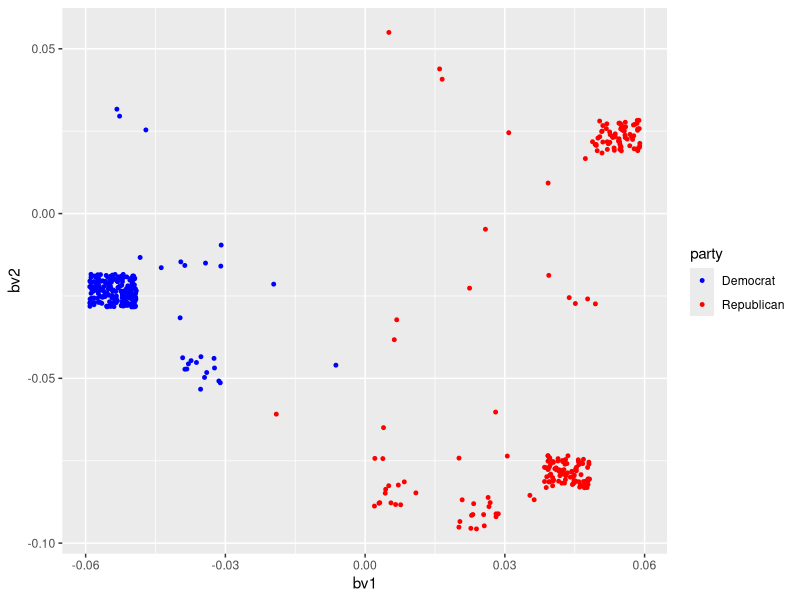
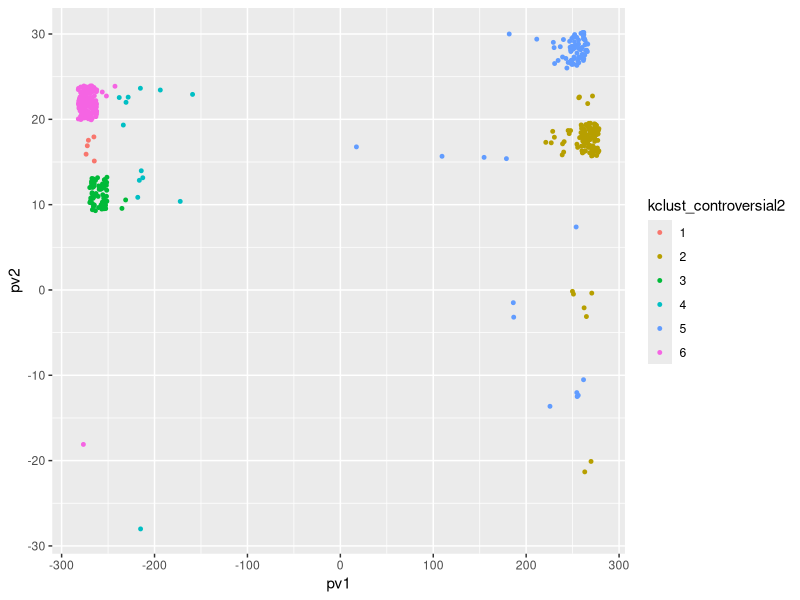
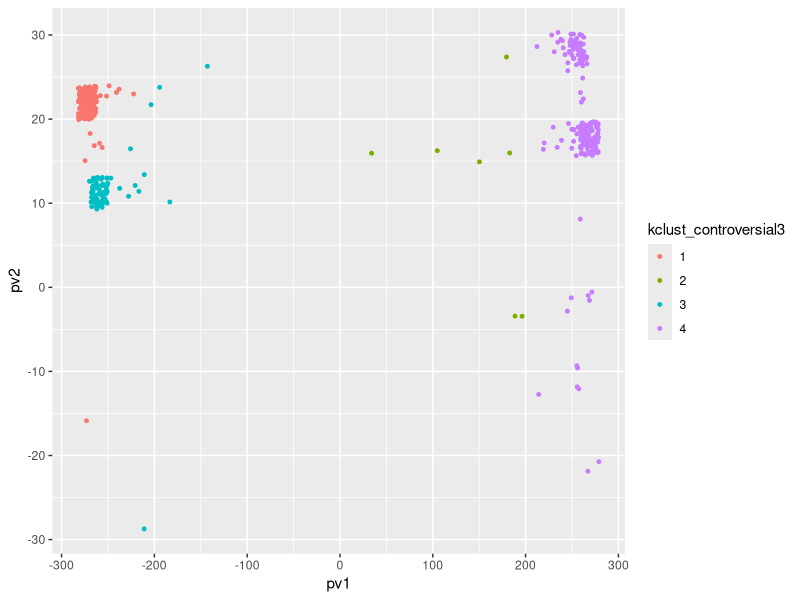
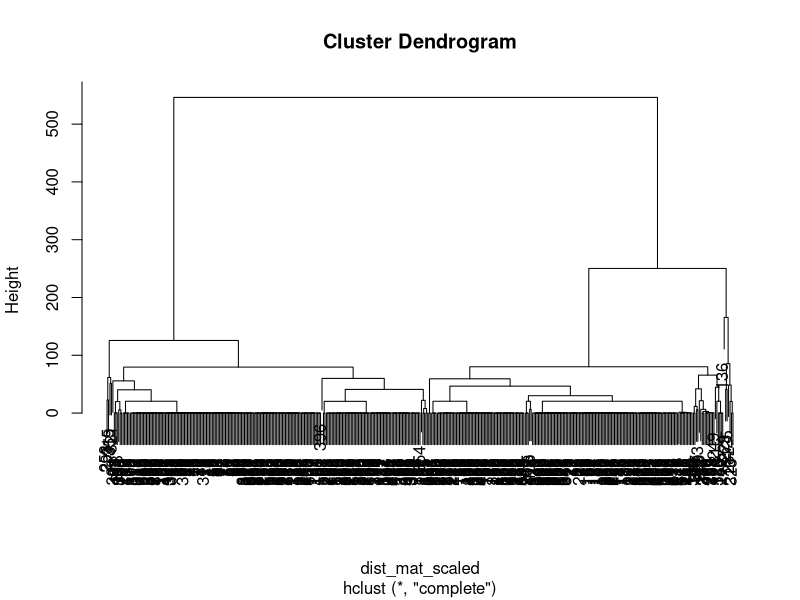
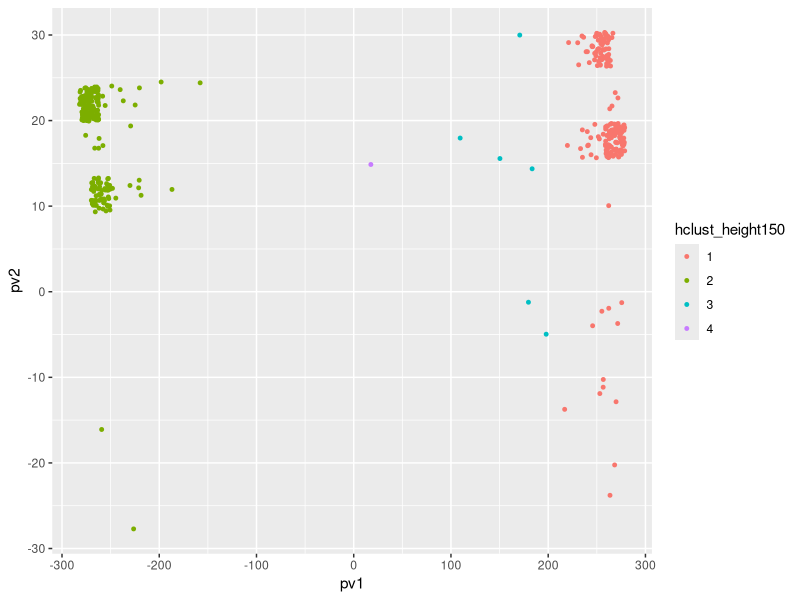
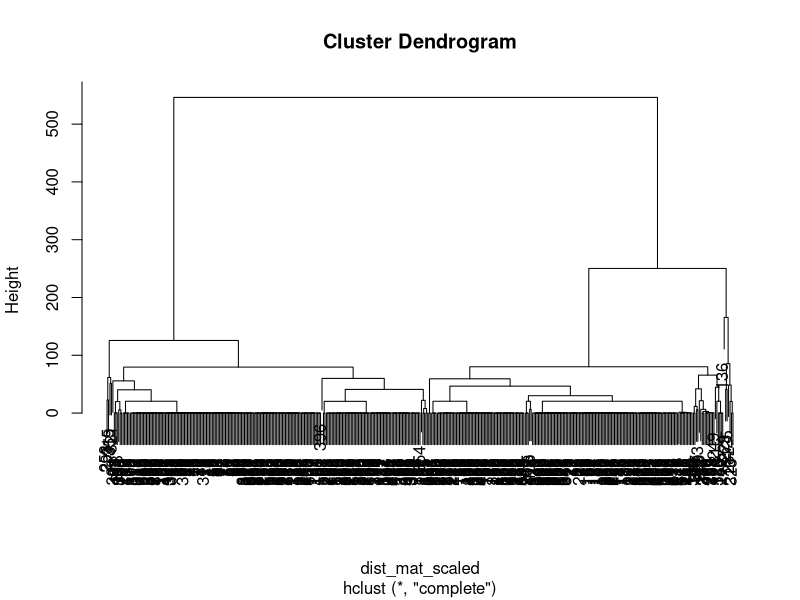
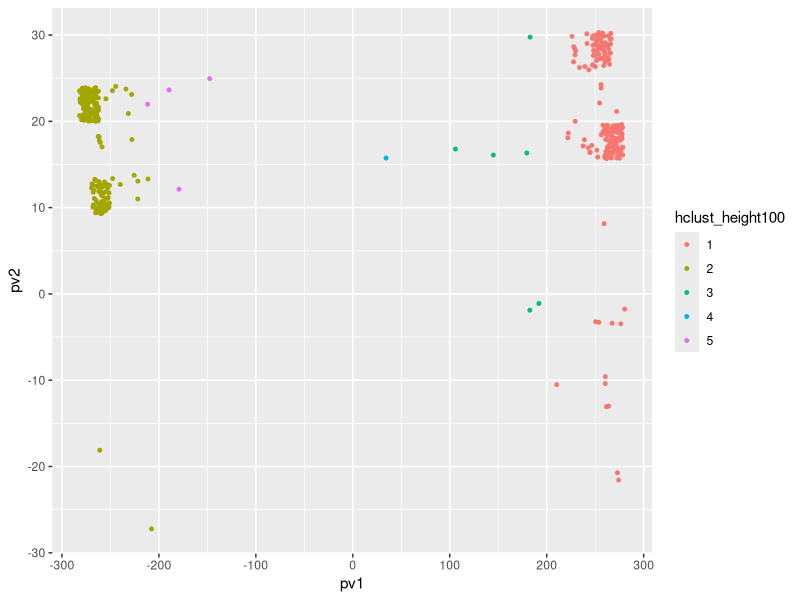
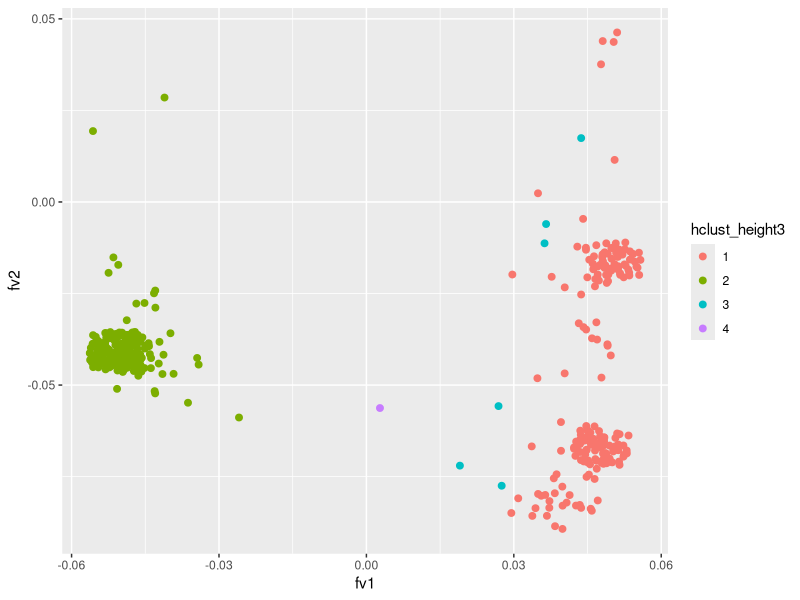

Generate these figures, in order, with R:
## ---- chunk 1
knitr::opts_chunk$set(echo = TRUE)
## ---- chunk 2
library(readr)
library(ggplot2)
library(dplyr)
## ---- chunk 3
matrix<-read.csv("fullmatrix.csv")

B<-as.matrix(matrix[1:429,4:9])
btb<-t(B)%*%B
btb
eigen(btb)
## ---- chunk 4
bu1<-svd(btb)$u[,1]/norm(svd(btb)$u[,1],'2') #normalized dominate eigenvector
bu2<-svd(btb)$u[,2]/norm(svd(btb)$u[,2], '2') #normalized second eigenvector
btbval <- svd(btb)$d
head(bu1)

## ---- chunk 5
btbval/sum(btbval)
## ---- chunk 6
bbt <- B %*% t(B)
bv1 <- eigen(bbt)$vectors[,1]/norm(eigen(bbt)$vectors[,1],'2') #normalized v1
bv2 <- eigen(bbt)$vectors[,2]/norm(eigen(bbt)$vectors[,2],'2') #normalized v2

marijuana <- data.frame(
  name = matrix[1:429,2],
  party = matrix[1:429,3],
  bv1 = bv1,
  bv2 = bv2
)


ggplot() + 
  geom_jitter(data = marijuana, aes(x = bv1, y = bv2, color = party),size=1,height=.005,width=.005) +
  scale_color_manual(values = c("Democrat" = "blue", "Republican" = "red"))

## ---- chunk 7
Bappro <- sqrt(eigen(btb)$values[1]) * bu1 %*% t(bv1) + sqrt(eigen(btb)$values[2]) * bu2 %*% t(bv2)
Bappro
## ---- chunk 8
P<-as.matrix(matrix[1:429,10:24])
ptp<-t(P)%*%P
ptp
eigen(ptp)

pu1<-svd(ptp)$u[,1]/norm(svd(ptp)$u[,1],'2') #normalized dominate eigenvector
pu2<-svd(ptp)$u[,2]/norm(svd(ptp)$u[,2],'2') #normalized second eigenvector
ptpval <- svd(ptp)$d
## ---- chunk 9
ptpval/sum(ptpval)
## ---- chunk 10
ppt <- P %*% t(P)
pv1 <- eigen(ppt)$vectors[,1]/norm(eigen(ppt)$vectors[,1],'2')*eigen(ppt)$values[1] #weighted v1
pv2 <- eigen(ppt)$vectors[,2]/norm(eigen(ppt)$vectors[,2],'2')*eigen(ppt)$values[2] #weighted v2
pv3 <- eigen(ppt)$vectors[,3]/norm(eigen(ppt)$vectors[,3],'2')*eigen(ppt)$values[3] #weighted v3
pv4 <- eigen(ppt)$vectors[,4]/norm(eigen(ppt)$vectors[,4],'2')*eigen(ppt)$values[4] #weighted v4
controversial <- data.frame(
  name = matrix[1:429,2],
  party = matrix[1:429,3],
  pv1 = pv1,
  pv2 = pv2,
  pv3 = pv3,
  pv4 = pv4
)
## ---- chunk 11
controversial_k<-controversial%>% 
  select(pv1,pv2,pv3,pv4)
set.seed(169)
kclust_controversial<-kmeans((controversial_k),centers=6)
kclust_controversial1<-kmeans((controversial_k),centers=4)
head(kclust_controversial)


controversial<-controversial%>%
  mutate(kclust_controversial2=as.factor(kclust_controversial$cluster))%>%
  mutate(kclust_controversial3=as.factor(kclust_controversial1$cluster))
  
ggplot(controversial,aes(pv1,pv2)) + 
  geom_jitter(aes(color = kclust_controversial2),size=1,height=2,width=10) 
ggplot(controversial,aes(pv1,pv2)) + 
  geom_jitter(aes(color = kclust_controversial3),size=1,height=2,width=10) 
## ---- chunk 12
dist_mat_scaled<-dist((controversial_k))
hc_complete<-hclust(dist_mat_scaled,method="complete")
plot(hc_complete)
controversial<-controversial%>%
  mutate(hclust_height150=factor(cutree(hc_complete,h=150)))
ggplot(controversial,aes(pv1,pv2)) + 
  geom_jitter(aes(color = hclust_height150),size=1,width=10,height=2)
## ---- chunk 13
dist_mat_scaled<-dist((controversial_k))
hc_complete<-hclust(dist_mat_scaled,method="complete")
plot(hc_complete)
controversial<-controversial%>%
  mutate(hclust_height100=factor(cutree(hc_complete,h=100)))
ggplot(controversial,aes(pv1,pv2)) + 
  geom_jitter(aes(color = hclust_height100),size=1,width=10,height=2)
## ---- chunk 14
Ful<-as.matrix(matrix[1:429,4:24])
ftf<-t(Ful)%*%Ful
ftf
eigen(ftf)

fu1<-svd(ftf)$u[,1]/norm(svd(ftf)$u[,1],'2') #normalized dominate eigenvector
fu2<-svd(ftf)$u[,2]/norm(svd(ftf)$u[,2],'2') #normalized second eigenvector
ftfval <- svd(ftf)$d
head(fu1)


ftfval/sum(ftfval)

fft <- Ful %*% t(Ful)
fv1 <- eigen(fft)$vectors[,1]/norm(eigen(fft)$vectors[,1],'2') #normalized v1
fv1
fv2 <- eigen(fft)$vectors[,2]/norm(eigen(fft)$vectors[,2],'2') #normalized v2

full <- data.frame(
  party = matrix[1:429,3],
  fv1 = fv1,
  fv2 = fv2
)

full <- full %>%
  mutate(hclust_height3=factor(cutree(hc_complete,h=150)))%>%
  mutate(kclust_controversial2=as.factor(kclust_controversial$cluster))
  
ggplot() + 
  geom_jitter(data = full, aes(x = fv1, y = fv2, color = hclust_height3,label=controversial$name),size=2,width=.005,height=.005)

ggplot() + 
  geom_jitter(data = full, aes(x = fv1, y = fv2, color = kclust_controversial2,label=controversial$name),size=2,width=.005,height=.005)
## ---- chunk 15
dist_mat_scaled<-dist(scale(controversial_k))
hc_complete<-hclust(dist_mat_scaled,method="complete")
hcd <- as.dendrogram(hc_complete)
plot(hc_complete, ylab = "Height",leaflab = "none")
plot(hcd, xlim = c(0,50), ylim = c(0,5),xlab="Representative Number",ylab="Complete Distance")
